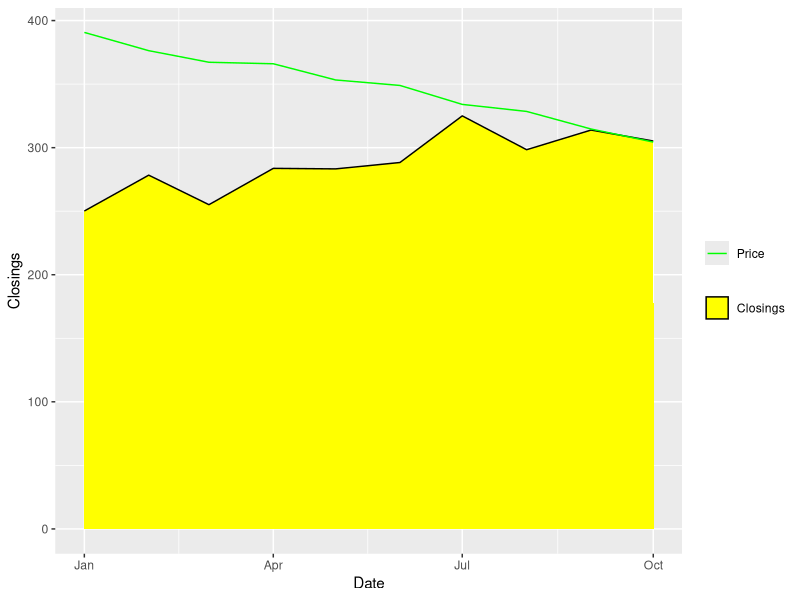

Reproduce this figure in R.
library(tidyverse)
df <- structure(list(Date = structure(c(13879, 13910, 13939, 13970, 14000, 14031, 14061, 14092, 14123, 14153), class = "Date"), Closings = c(250.156142028049, 278.357976437638, 255.121081362418, 283.702250084887, 283.28935185905, 288.313623559134, 325.000699725773, 298.376264701902, 313.84570882404, 305.210255253672), Price = c(292992.425757596, 282232.785900843, 275389.834275573, 274500.109731967, 264944.862222162, 261706.592852482, 250524.250644742, 246374.074631546, 236004.574847187, 228285.291130621)), row.names = c(NA, -10L), class = "data.frame")
ggplot(df, aes(x = Date)) +
  geom_area(aes(y = Closings, fill = "Closings"), colour = "black") +
  geom_line(aes(y = Price * 0.001333333, colour = "Price")) +
  scale_fill_manual(values = "yellow", breaks = "Closings", name = NULL) +
  scale_colour_manual(values = "green", breaks = "Price", name = NULL)
